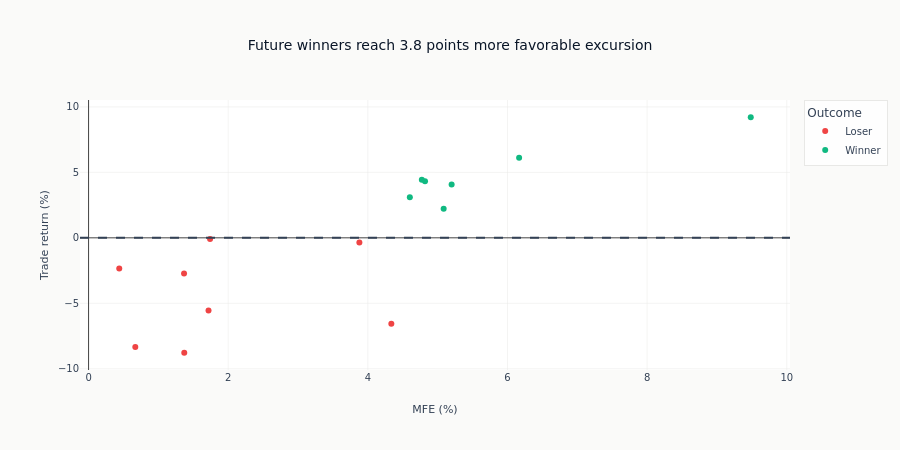

Notebook source saved alongside this figure:
### Markdown cell above
**Interpretation**: The future scatter tests whether adverse excursion remains
associated with the realized outcome after calibration. It does not imply that a
stop at any particular MAE would improve PnL.

### Code cell
future_mfe_by_outcome = future_excursions.group_by("outcome").agg(pl.col("mfe_pct").mean())
future_mfe_gap = (
    future_mfe_by_outcome.filter(pl.col("outcome") == "Winner")["mfe_pct"][0]
    - (future_mfe_by_outcome.filter(pl.col("outcome") == "Loser")["mfe_pct"][0])
)
fig = px.scatter(
    future_excursions_pd,
    x="mfe_pct",
    y="trade_return",
    color="outcome",
    color_discrete_map={"Winner": COLORS["positive"], "Loser": COLORS["negative"]},
    title=f"Future winners reach {future_mfe_gap:.1f} points more favorable excursion",
    labels={"mfe_pct": "MFE (%)", "trade_return": "Trade return (%)", "outcome": "Outcome"},
)

fig.add_hline(y=0, line_dash="dash", line_color=COLORS["neutral"])

fig.update_layout(height=450)
fig.show()

### Figure 1 — Plotly figure (JSON) as saved in the notebook; plotly's stock layout.template omitted (floating-point values rounded to 4 significant figures)
{"data": [{"hovertemplate": "Outcome=Loser<br>MFE (%)=%{x}<br>Trade return (%)=%{y}<extra></extra>", "legendgroup": "Loser", "marker": {"color": "#ef4444", "symbol": "circle"}, "mode": "markers", "name": "Loser", "orientation": "v", "showlegend": true, "type": "scatter", "x": [0.4394, 1.371, 4.337, 0.6692, 3.879, 1.718, 1.74, 1.367], "xaxis": "x", "y": [-2.349, -8.777, -6.554, -8.338, -0.3572, -5.558, -0.08746, -2.723], "yaxis": "y"}, {"hovertemplate": "Outcome=Winner<br>MFE (%)=%{x}<br>Trade return (%)=%{y}<extra></extra>", "legendgroup": "Winner", "marker": {"color": "#10b981", "symbol": "circle"}, "mode": "markers", "name": "Winner", "orientation": "v", "showlegend": true, "type": "scatter", "x": [9.484, 4.601, 6.167, 5.086, 4.819, 4.773, 5.2], "xaxis": "x", "y": [9.209, 3.101, 6.122, 2.214, 4.312, 4.434, 4.081], "yaxis": "y"}], "layout": {"height": 450, "legend": {"title": {"text": "Outcome"}, "tracegroupgap": 0}, "shapes": [{"line": {"color": "#334155", "dash": "dash"}, "type": "line", "x0": 0, "x1": 1, "xref": "x domain", "y0": 0, "y1": 0, "yref": "y"}], "title": {"text": "Future winners reach 3.8 points more favorable excursion"}, "xaxis": {"anchor": "y", "domain": [0.0, 1.0], "title": {"text": "MFE (%)"}}, "yaxis": {"anchor": "x", "domain": [0.0, 1.0], "title": {"text": "Trade return (%)"}}}}
